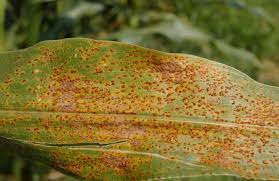
#> input picture dfed.jpg, 279 x 181 px
$ jupyter execute d.ipynb
#> lines starting #> are read from the running program, lines starting #| are printed output that depends on the picture
[cell 1]
import cv2

def remove_background(image_path):

#> called with image_path = 'dfed.jpg'
    image = cv2.imread(image_path)
#> image is the input picture: shape (181, 279, 3); mean B, G, R 47.4, 110.3, 127.3


    gray = cv2.cvtColor(image, cv2.COLOR_BGR2GRAY)
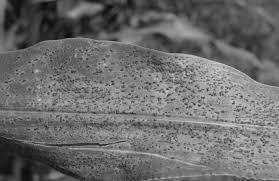
#> gray: shape (181, 279); min 5, max 208, mean 108.2


    _, mask = cv2.threshold(gray, 240, 255, cv2.THRESH_BINARY)
#> mask: shape (181, 279); every value is 0

    mask = cv2.bitwise_not(mask)
#> mask: shape (181, 279); every value is 255


    result = cv2.bitwise_and(image, image, mask=mask)

    return result

# Example usage
image_path = 'dfed.jpg'
output_image = remove_background(image_path)
cv2.imwrite('output_image.jpg', output_image)
#> Out = True
